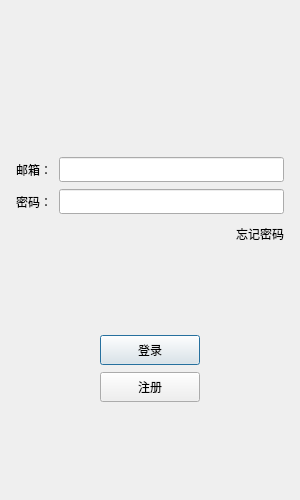
<?xml version="1.0" encoding="UTF-8"?>
<ui version="4.0">
 <class>LoginDialog</class>
 <widget class="QDialog" name="LoginDialog">
  <property name="geometry">
   <rect>
    <x>0</x>
    <y>0</y>
    <width>300</width>
    <height>500</height>
   </rect>
  </property>
  <property name="minimumSize">
   <size>
    <width>300</width>
    <height>500</height>
   </size>
  </property>
  <property name="maximumSize">
   <size>
    <width>300</width>
    <height>500</height>
   </size>
  </property>
  <property name="windowTitle">
   <string>Dialog</string>
  </property>
  <layout class="QVBoxLayout" name="verticalLayout_2">
   <item>
    <layout class="QVBoxLayout" name="verticalLayout">
     <property name="spacing">
      <number>7</number>
     </property>
     <property name="leftMargin">
      <number>5</number>
     </property>
     <property name="topMargin">
      <number>5</number>
     </property>
     <property name="rightMargin">
      <number>5</number>
     </property>
     <property name="bottomMargin">
      <number>5</number>
     </property>
     <item>
      <widget class="QWidget" name="head_widget" native="true">
       <property name="minimumSize">
        <size>
         <width>0</width>
         <height>0</height>
        </size>
       </property>
       <property name="maximumSize">
        <size>
         <width>16777215</width>
         <height>300</height>
        </size>
       </property>
       <layout class="QGridLayout" name="gridLayout">
        <item row="1" column="0">
         <widget class="QLabel" name="head_label">
          <property name="maximumSize">
           <size>
            <width>16777215</width>
            <height>16777215</height>
           </size>
          </property>
          <property name="text">
           <string/>
          </property>
          <property name="pixmap">
           <pixmap resource="rc.qrc">:/res/ice.png</pixmap>
          </property>
          <property name="scaledContents">
           <bool>false</bool>
          </property>
          <property name="alignment">
           <set>Qt::AlignCenter</set>
          </property>
         </widget>
        </item>
        <item row="0" column="0">
         <widget class="QLabel" name="err_tip">
          <property name="text">
           <string/>
          </property>
          <property name="alignment">
           <set>Qt::AlignCenter</set>
          </property>
         </widget>
        </item>
       </layout>
      </widget>
     </item>
     <item>
      <spacer name="verticalSpacer">
       <property name="orientation">
        <enum>Qt::Vertical</enum>
       </property>
       <property name="sizeHint" stdset="0">
        <size>
         <width>20</width>
         <height>40</height>
        </size>
       </property>
      </spacer>
     </item>
     <item>
      <layout class="QHBoxLayout" name="horizontalLayout">
       <property name="spacing">
        <number>7</number>
       </property>
       <item>
        <widget class="QLabel" name="email_label">
         <property name="minimumSize">
          <size>
           <width>0</width>
           <height>25</height>
          </size>
         </property>
         <property name="maximumSize">
          <size>
           <width>16777215</width>
           <height>25</height>
          </size>
         </property>
         <property name="text">
          <string>邮箱：</string>
         </property>
        </widget>
       </item>
       <item>
        <widget class="QLineEdit" name="email_edit">
         <property name="minimumSize">
          <size>
           <width>0</width>
           <height>25</height>
          </size>
         </property>
         <property name="maximumSize">
          <size>
           <width>16777215</width>
           <height>25</height>
          </size>
         </property>
        </widget>
       </item>
      </layout>
     </item>
     <item>
      <layout class="QHBoxLayout" name="horizontalLayout_2">
       <item>
        <widget class="QLabel" name="pass_label">
         <property name="text">
          <string>密码：</string>
         </property>
        </widget>
       </item>
       <item>
        <widget class="QLineEdit" name="pass_edit">
         <property name="minimumSize">
          <size>
           <width>0</width>
           <height>25</height>
          </size>
         </property>
         <property name="maximumSize">
          <size>
           <width>16777215</width>
           <height>25</height>
          </size>
         </property>
        </widget>
       </item>
      </layout>
     </item>
     <item>
      <layout class="QHBoxLayout" name="horizontalLayout_3">
       <item>
        <spacer name="horizontalSpacer">
         <property name="orientation">
          <enum>Qt::Horizontal</enum>
         </property>
         <property name="sizeHint" stdset="0">
          <size>
           <width>40</width>
           <height>20</height>
          </size>
         </property>
        </spacer>
       </item>
       <item>
        <widget class="ClickedLabel" name="forget_label">
         <property name="minimumSize">
          <size>
           <width>0</width>
           <height>25</height>
          </size>
         </property>
         <property name="maximumSize">
          <size>
           <width>16777215</width>
           <height>25</height>
          </size>
         </property>
         <property name="text">
          <string>忘记密码</string>
         </property>
        </widget>
       </item>
      </layout>
     </item>
     <item>
      <spacer name="verticalSpacer_2">
       <property name="orientation">
        <enum>Qt::Vertical</enum>
       </property>
       <property name="sizeHint" stdset="0">
        <size>
         <width>20</width>
         <height>40</height>
        </size>
       </property>
      </spacer>
     </item>
     <item>
      <layout class="QHBoxLayout" name="horizontalLayout_4">
       <item>
        <spacer name="horizontalSpacer_2">
         <property name="orientation">
          <enum>Qt::Horizontal</enum>
         </property>
         <property name="sizeHint" stdset="0">
          <size>
           <width>40</width>
           <height>20</height>
          </size>
         </property>
        </spacer>
       </item>
       <item>
        <widget class="QPushButton" name="login_btn">
         <property name="minimumSize">
          <size>
           <width>100</width>
           <height>30</height>
          </size>
         </property>
         <property name="text">
          <string>登录</string>
         </property>
        </widget>
       </item>
       <item>
        <spacer name="horizontalSpacer_3">
         <property name="orientation">
          <enum>Qt::Horizontal</enum>
         </property>
         <property name="sizeHint" stdset="0">
          <size>
           <width>40</width>
           <height>20</height>
          </size>
         </property>
        </spacer>
       </item>
      </layout>
     </item>
     <item>
      <layout class="QHBoxLayout" name="horizontalLayout_5">
       <item>
        <spacer name="horizontalSpacer_4">
         <property name="orientation">
          <enum>Qt::Horizontal</enum>
         </property>
         <property name="sizeHint" stdset="0">
          <size>
           <width>40</width>
           <height>20</height>
          </size>
         </property>
        </spacer>
       </item>
       <item>
        <widget class="QPushButton" name="reg_btn">
         <property name="minimumSize">
          <size>
           <width>100</width>
           <height>30</height>
          </size>
         </property>
         <property name="text">
          <string>注册</string>
         </property>
        </widget>
       </item>
       <item>
        <spacer name="horizontalSpacer_5">
         <property name="orientation">
          <enum>Qt::Horizontal</enum>
         </property>
         <property name="sizeHint" stdset="0">
          <size>
           <width>40</width>
           <height>20</height>
          </size>
         </property>
        </spacer>
       </item>
      </layout>
     </item>
     <item>
      <spacer name="verticalSpacer_3">
       <property name="orientation">
        <enum>Qt::Vertical</enum>
       </property>
       <property name="sizeHint" stdset="0">
        <size>
         <width>20</width>
         <height>40</height>
        </size>
       </property>
      </spacer>
     </item>
    </layout>
   </item>
  </layout>
 </widget>
 <customwidgets>
  <customwidget>
   <class>ClickedLabel</class>
   <extends>QLabel</extends>
   <header>clickedlabel.h</header>
  </customwidget>
 </customwidgets>
 <resources>
  <include location="rc.qrc"/>
 </resources>
 <connections/>
</ui>
